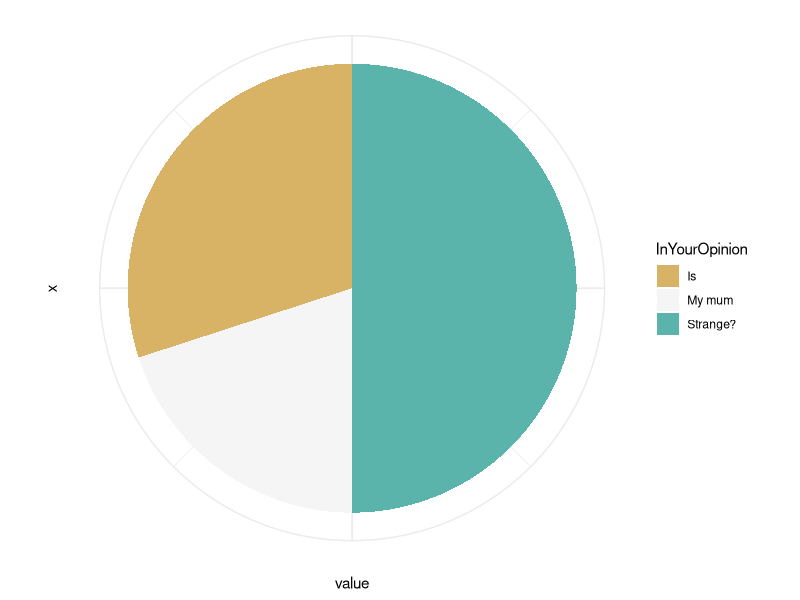

Recreate this plot in R.
## ---- chunk 1
knitr::opts_chunk$set(
  collapse = TRUE,
  comment = "#>",
  fig.path = "man/figures/README-",
  out.width = "100%"
)
## ---- chunk 2
df <- data.frame(
  InYourOpinion = c("My mum", "Is", "Strange?"),
  value = c(20, 30, 50)
)
head(df)
library(ggplot2)
library(knitr)
pie<- ggplot(df, aes(x="", y=value, fill=InYourOpinion))+
  geom_bar(width = 1, stat = "identity")+
  coord_polar("y", start=0)+
  scale_fill_brewer(palette="BrBG")+
  theme_minimal()+
  theme(axis.text.x=element_blank())
# to be replaced by a function from the package
## ---- chunk 3
pie
## ---- chunk 4
kable(df, "html")
